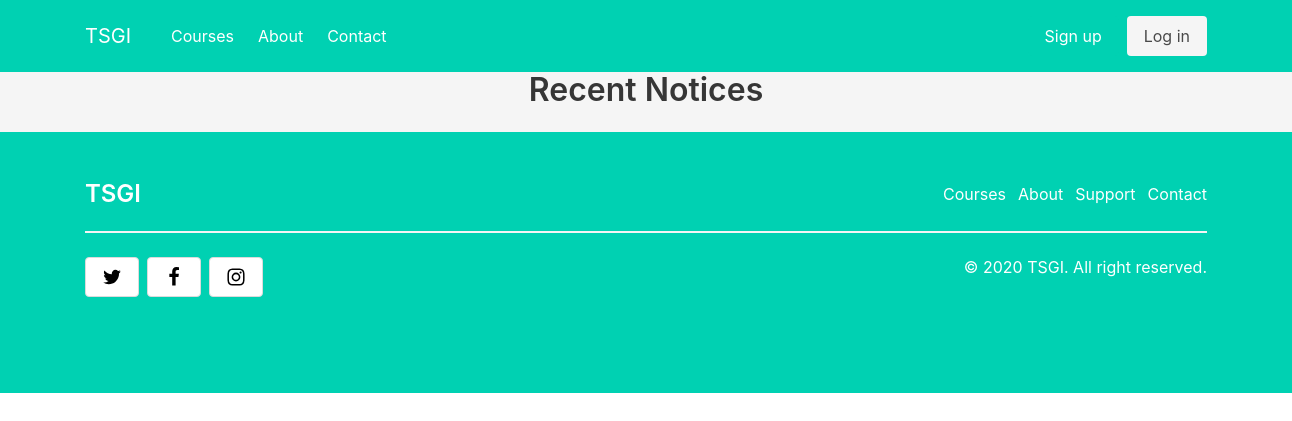
Page /myapp/notice/ on the earlier database version.
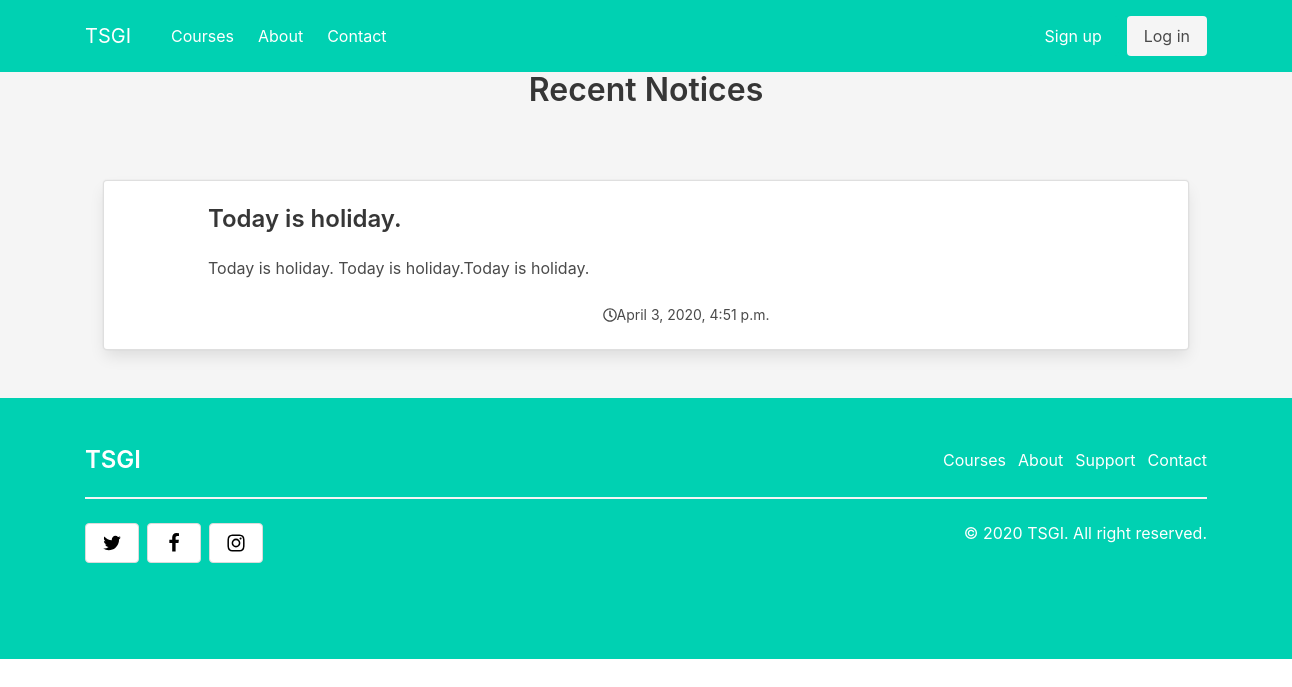
Same page on the later database version.
### myapp/models.py (models this page shows, shortened)
class Notice(models.Model):
    subject = models.CharField(max_length=100)
    mmsg = models.TextField()
    cr_date = models.DateTimeField(auto_now_add=True)

### myapp/views.py (the view)
# urls.py: path('notice/', views.NoticeListView.as_view()),
class  NoticeListView(ListView):
    model = Notice

### myapp/templates/myapp/notice_list.html
{% extends 'base.html' %}
{% block content %}
<h2 class="title has-text-centered">Recent Notices</h2>
{% for n1 in notice_list %}
<div class="container is-fluid">
	<section class="section">
    	<div class="container">
        	<div class="block">
            	<div class="card block">
            		<div class="card-content">
                		<div class="media">
                  			<div class="media-left">
                    			<figure class="image is-64x64"><img class="is-rounded" src="https://bulma.dev/placeholder/pictures/bg_circle.svg?primary=00d1b2" alt=""></figure>
                  			</div>
                  			<div class="media-content">
			                    <h3 class="title is-4">
                            {{n1.subject}}
			                    </h3>
			                    <p>{{n1.mmsg}}</p><br>
			                    <small style="display: flex; justify-content: center; align-items: center;"><i class="far fa-clock"></i>{{n1.cr_date}}</small>
                 		 	</div>
                		</div>
              		</div>
            	</div>
        	</div>
    	</div>
	</section>
</div>
{% endfor %}
{% endblock %}

### myapp/templates/base.html (shortened to what this page needs)
<!DOCTYPE html>
<html lang="en">
  <head>
    <link rel="stylesheet" href="https://stackpath.bootstrapcdn.com/bootstrap/4.4.1/css/bootstrap.min.css">
    {% load static %}
    <link rel="stylesheet" href="{% static 'css/bulma/bulma.min.css' %}">
    <link rel="stylesheet" href="{% static 'css/footer.css' %}">
  </head>
  <body>
    <div class="container is-fluid">
      <nav class="navbar" style="background-color: #00D1B2;">
        <div class="container">
          <div class="navbar-brand"><a class="navbar-item" href="/">TSGI</a></div>
          <div class="navbar-menu">
            <div class="navbar-start">
              <a class="navbar-item" href="/myapp/course">Courses</a>
              <a class="navbar-item" href="/myapp/about/">About</a>
              <a class="navbar-item" href="/myapp/contact">Contact</a>
            </div>
            <div class="navbar-end">
              <div class="navbar-item">
                <div class="buttons">
                  {% if user.is_authenticated %}
                    <a class="button is-light" href="/accounts/logout/">Logout</a>
                  {% else %}
                    <a class="button is-primary" href="/accounts/register/">Sign up</a>
                    <a class="button is-light" href="/accounts/login/">Log in</a>
                  {% endif %}
                </div>
              </div>
            </div>
          </div>
        </div>
      </nav>
      {% block content %}
      {% endblock %}
      <footer class="footer" style="background-color: #00D1B2;">
        <div class="container">
          <div class="level">
            <div class="level-left">
              <div class="level-item"><a class="title is-4" href="#">TSGI</a></div>
            </div>
            <div class="level-right"><a class="level-item" href="#">Courses</a><a class="level-item" href="#">About</a><a class="level-item" href="#">Support</a><a class="level-item" href="#">Contact</a></div>
          </div>
          <hr>
          <div class="columns">
            <div class="column">
              {% load static %}
              <div class="buttons">
                <a class="button" href="#">
                  <img src="{% static 'placeholder/icons/twitter.svg' %}" alt="">
                </a>
                <a class="button" href="#">
                  <img src="{% static 'placeholder/icons/facebook-f.svg' %}" alt="">
                </a>
                <a class="button" href="#">
                  <img src="{% static 'placeholder/icons/instagram.svg' %}" alt=""></a>
              </div>
            </div>
            <div class="column has-text-centered has-text-right-tablet">
              <p class="subtitle is-6">&copy; 2020 TSGI. All right reserved.</p>
            </div>
          </div>
        </div>
      </footer>
    </div>
  </body>
</html>

### myapp/static/css/footer.css (style rules this page uses)
footer { margin-right: -10%; margin-left: -10%; padding-top: -20%; }
.footer a { color: white; }
.subtitle { color: white; }
nav { margin-right: -10%; margin-left: -10%; }
.navbar a { color: white; }

### myapp/templates/base.html (style rules this page uses)
body { background-color: #F5F5F5; }

Differences in the rows shown:
added Notice: subject "Today is holiday.", mmsg "Today is holiday. Today is holiday.Today is holiday.", cr_date "April 3, 2020, 4:51 p.m."
